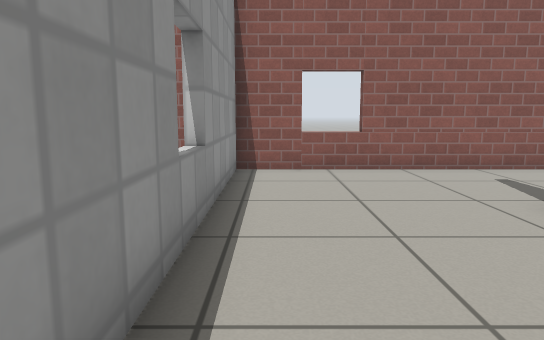
View 1 (above)

18 first-person views from a walk through a Gazebo world. The camera is 0.72 m above the floor, tilts 8° down and sees 70° across. The floor is counted in squares, 0.5 m on a side. Each view is taken from the middle of a square. On the plan, view 1 faces up. The plan holds only what a view shows up to about 16 squares ahead; the rest is blank. Simple patterns stand in for the simulator's built-in surfaces.

View 2
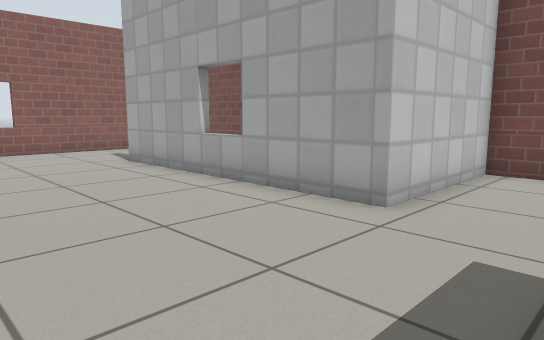

View 3
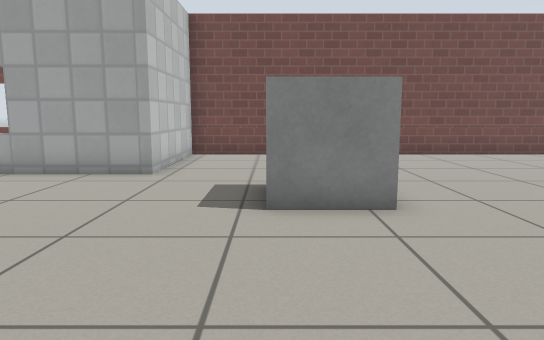

View 4
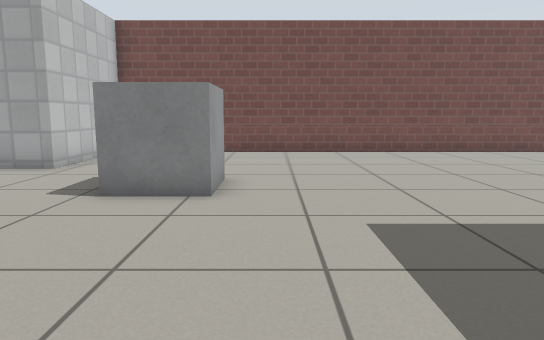

View 5
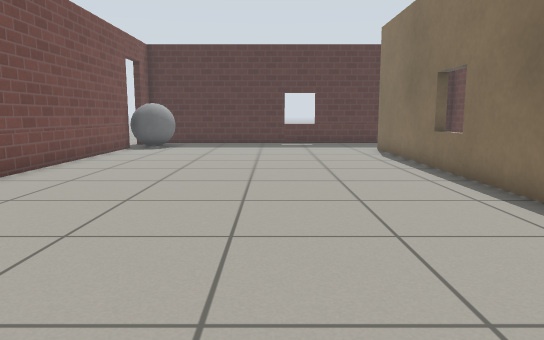

View 6
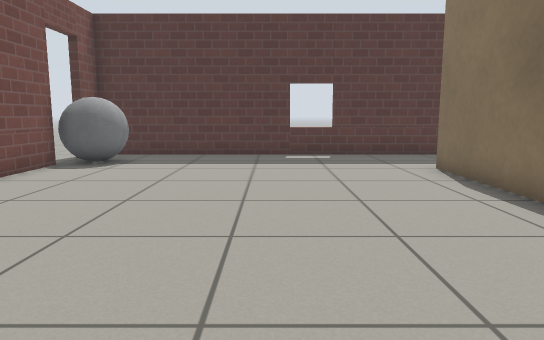

View 7
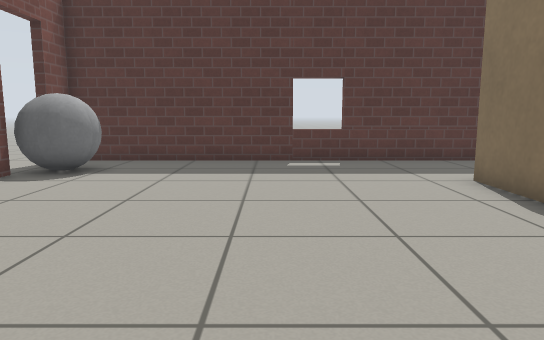

View 8
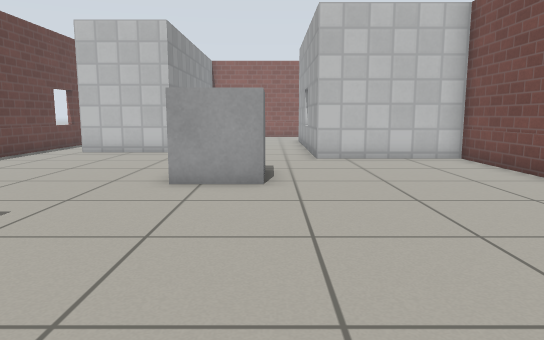

View 9
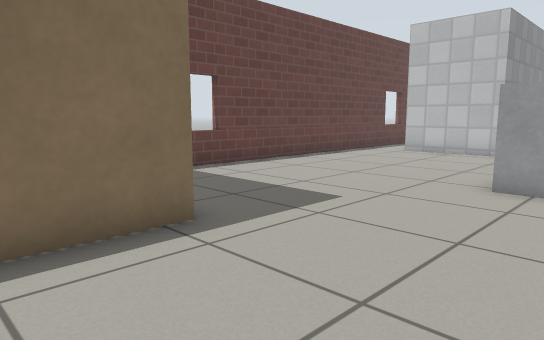

View 10
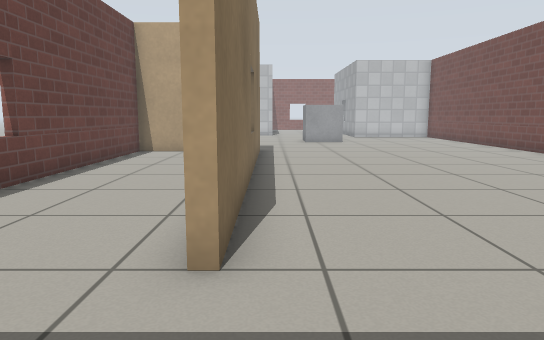

View 11
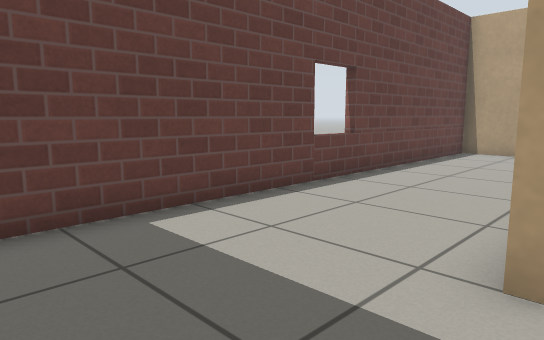

View 12
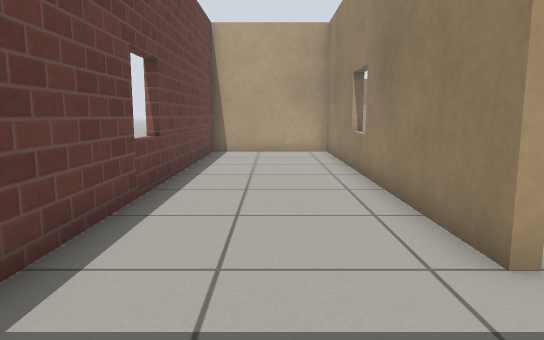

View 13
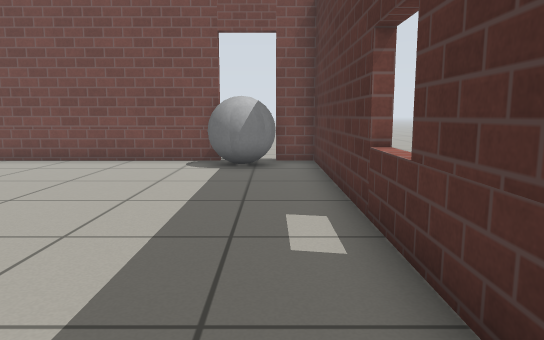

View 14
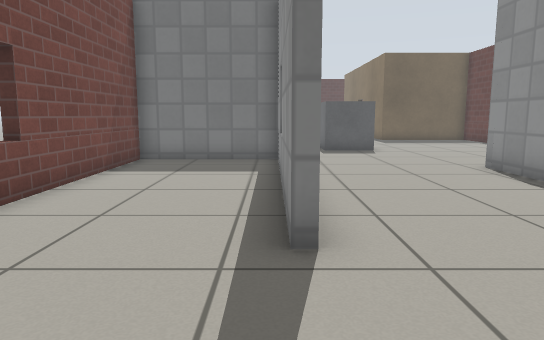

View 15
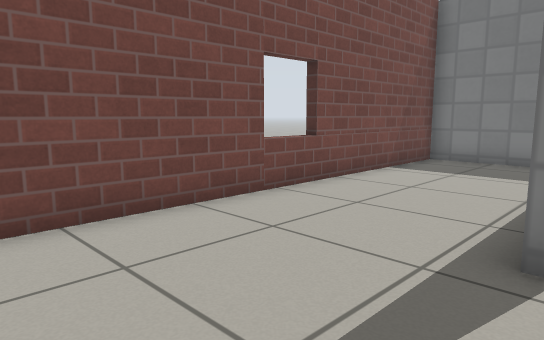

View 16
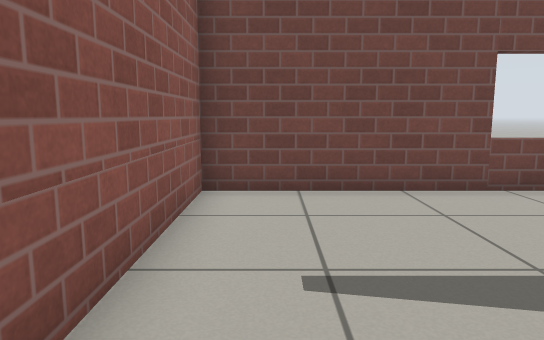

View 17
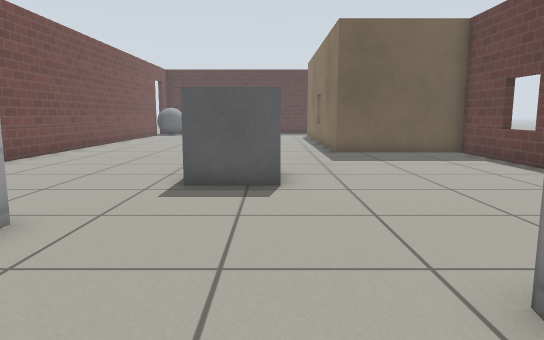

View 18
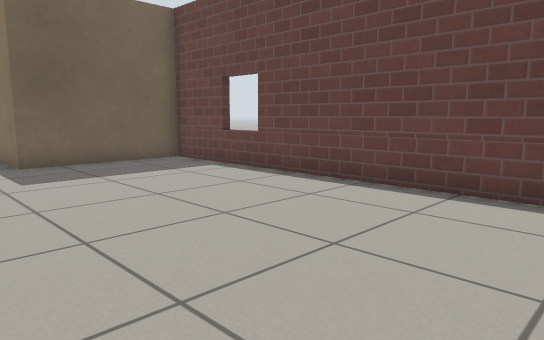

### Floor plan
Points are (right, up) in squares from view 1. A wall is a line through its corners. A room is listed if a view was taken in it or the views show most of it. See-through windows are left out.
Room 1 (views 1, 2, 3, 4, 5, 6, 7, 8, 9, 10, 11, 15, 16, 17, 18)
walls: (-6.3, -8.9) (-6.8, -8.9); (-6.8, -10.5) (-6.3, -10.5); (-6.3, -0.5) (-6.3, -13) (-1.5, -13) (-1.5, -25.5) (-1.8, -25.5); (9.3, -25.4) (9.3, -3) (4.5, -3) (4.5, 6); (0.7, -29.2) (0.7, -29.7); (2.3, -29.7) (2.3, -29.2); (-2.6, -29.4) (9.3, -29.4) (9.3, -28.6); (2.3, 10.3) (2.3, 10.8); (4.4, 10.3) (-1, 10.3) (-1, -0.8) (-4.5, -0.8)
ways out: opening at (-2, -27.5) to room 2; opening at (5, 8) to room 3; opening at (-5.5, -1); open door at (10, -27.5)
objects: grey box (1, -8) to (3, -6); grey ball (8, -28) to (9, -26)
Room 2 (views 12, 13)
walls: (-6.3, -20.8) (-6.8, -20.8); (-1.8, -25.5) (-1.8, -13.3) (-6.3, -13.3) (-6.3, -28.1); (-3.6, -29.4) (-2.6, -29.4)
ways out: opening at (-2, -27.5) to room 1
Room 3 (view 14)
walls: (9.2, 3.3) (9.8, 3.3); (4.5, 6) (4.8, 6) (4.8, -2.7) (9.3, -2.7) (9.3, 10.3) (4.4, 10.3)
ways out: opening at (5, 8) to room 1

Where each view was taken, in squares from view 1:
view 1: 0 up, 0 right, facing up
view 2: 6 down, 1 left, facing up-right
view 3: 6 down, 5 left, facing right
view 4: 9 down, 6 left, facing right
view 5: 9 down, 3 right, facing down
view 6: 15 down, 3 right, facing down
view 7: 17 down, 3 right, facing down
view 8: 16 down, 3 right, facing up
view 9: 16 down, 3 right, facing up-left
view 10: 29 down, 1 left, facing up
view 11: 29 down, 1 left, facing up-left
view 12: 29 down, 4 left, facing up
view 13: 28 down, 3 left, facing right
view 14: 10 up, 5 right, facing down
view 15: 10 up, 4 right, facing down-right
view 16: 9 up, 2 right, facing right
view 17: 2 up, 1 right, facing down
view 18: 1 down, 1 right, facing down-left
